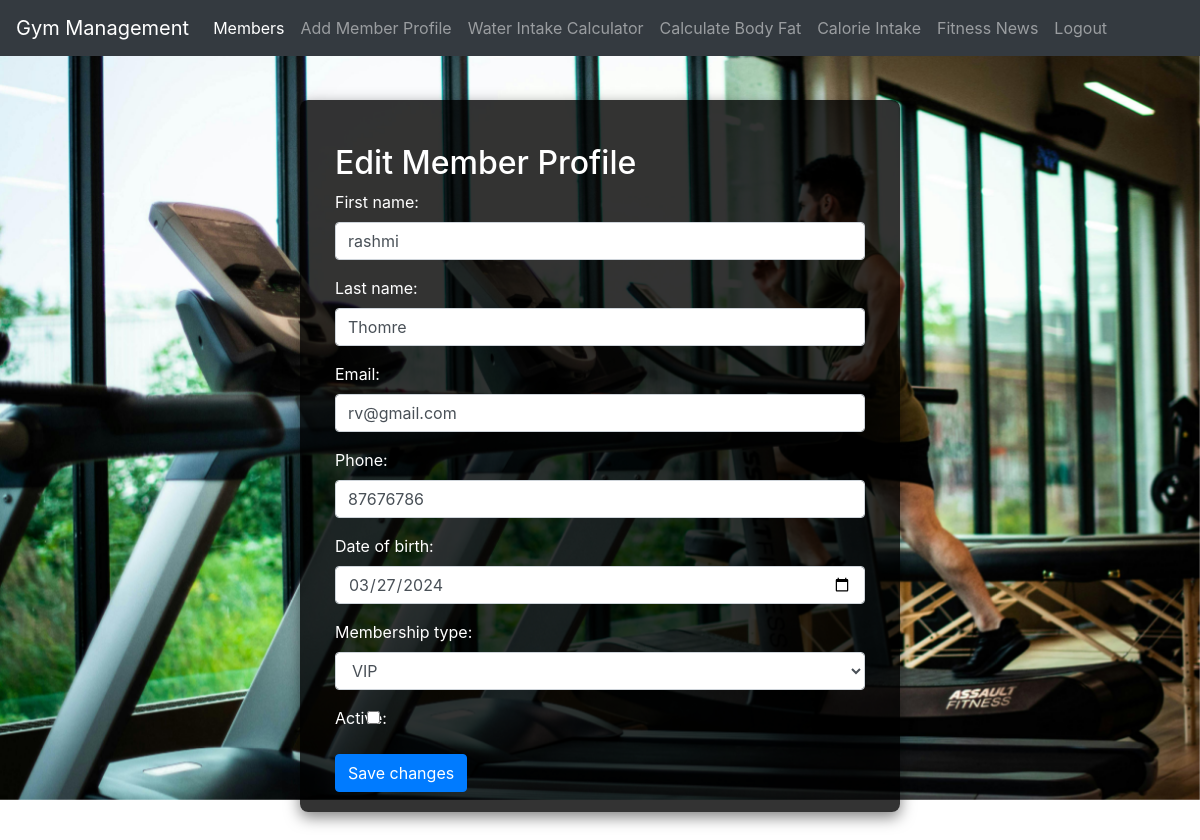
The app's page /members/member/edit/8/ (signed in) with its own data.
### members/models.py (models this page shows, shortened)
class MemberProfile(models.Model):
    first_name = models.CharField(max_length=100)
    last_name = models.CharField(max_length=100)
    email = models.EmailField(unique=True)
    phone = models.CharField(max_length=15, blank=True)
    date_of_birth = models.DateField(null=True, blank=True)
    join_date = models.DateField(auto_now_add=True)
    membership_type = models.CharField(max_length=10, choices=MEMBERSHIP_CHOICES, default='standard')
    active = models.BooleanField(default=True)

### members/views.py (the view)
# urls.py: path('member/edit/<int:pk>/', views.edit_member, name='edit_member'),
@login_required(login_url='login')
def edit_member(request, pk):
    member = get_object_or_404(MemberProfile, pk=pk)
    if request.method == 'POST':
        form = MemberProfileForm(request.POST, instance=member)
        if form.is_valid():
            form.save()
            return redirect('member_list')
    else:
        form = MemberProfileForm(instance=member)
    return render(request, 'members/edit_member_profile.html', {'form': form})

### members/forms.py
class MemberProfileForm(forms.ModelForm):
    class Meta:
        model = MemberProfile
        fields = '__all__'
        widgets = {
            'first_name': forms.TextInput(attrs={'class': 'form-control'}),
            'last_name': forms.TextInput(attrs={'class': 'form-control'}),
            'email': forms.EmailInput(attrs={'class': 'form-control'}),
            'phone': forms.TextInput(attrs={'class': 'form-control'}),
            'date_of_birth': forms.DateInput(attrs={'class': 'form-control', 'type': 'date'}),
            'membership_type': forms.Select(attrs={'class': 'form-control'}),
            'active': forms.CheckboxInput(attrs={'class': 'form-check-input'}),
        }

### members/templates/members/edit_member_profile.html (shortened to what this page needs)
{% extends 'base.html' %}
{% block content %}
<div class="container mt-4">
    <h2>Edit Member Profile</h2>
    <form method="post">
        {{ form.as_p }}
        <button type="submit" class="btn btn-primary">Save changes</button>
    </form>
</div>
{% endblock %}

### members/templates/base.html (style rules this page uses)
body, html { margin: 0; padding: 0; height: 100%; }
body { padding-top: 56px; }

### records on screen
MemberProfile: first_name "rashmi", last_name "Thomre", email "rv@gmail.com", phone "87676786", date_of_birth "03/27/2024", membership_type "VIP"
